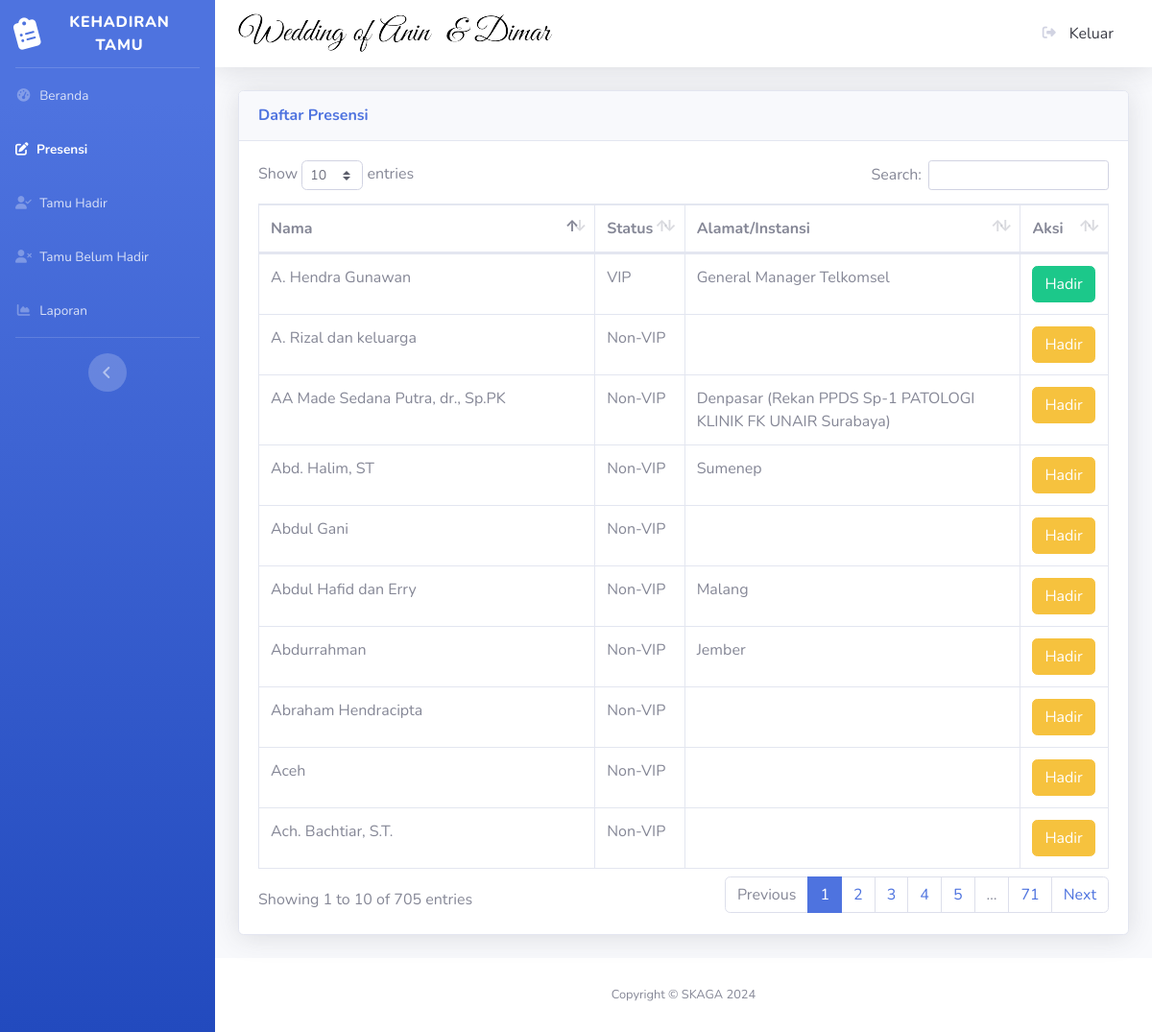
/presensi.php (signed in), run on the app's committed database.
### tables this page shows
CREATE TABLE `tamu` (
  `id_tamu` int(11) NOT NULL,
  `nama_tamu` varchar(225) NOT NULL,
  `alamat` varchar(225) NOT NULL,
  `status` enum('Non-VIP','VIP') NOT NULL,
  `kehadiran` enum('Hadir','Tidak Hadir') NOT NULL,
  `waktu` time NOT NULL
);

### presensi.php (the view, shortened to what this page needs)
<?php
include("ceklogin.php");
$ambiltamu = mysqli_query($koneksi, "SELECT * FROM tamu WHERE kehadiran='Tidak Hadir' ORDER BY status DESC");
?>
<!DOCTYPE html>
<html lang="en">
<head>
    <link href="vendor/fontawesome-free/css/all.min.css" rel="stylesheet" type="text/css">
    <link rel="stylesheet" href="https://cdnjs.cloudflare.com/ajax/libs/font-awesome/6.5.2/css/all.min.css" />
    <link href="css/sb-admin-2.min.css" rel="stylesheet">
    <link href="vendor/datatables/dataTables.bootstrap4.min.css" rel="stylesheet">
</head>
<body id="page-top">
    <div id="wrapper">
        <ul class="navbar-nav bg-gradient-primary sidebar sidebar-dark accordion" id="accordionSidebar">
            <a class="sidebar-brand d-flex align-items-center justify-content-center" href="index.php">
                <div class="sidebar-brand-icon rotate-n-15">
                    <i class="fa-solid fa-clipboard-list"></i>
                </div>
                <div class="sidebar-brand-text mx-3">KEHADIRAN TAMU</div>
            </a>
            <hr class="sidebar-divider my-0">
            <li class="nav-item">
                <a class="nav-link" href="index.php">
                    <i class="fas fa-fw fa-tachometer-alt"></i>
                    <span>Beranda</span></a>
            </li>
            <li class="nav-item active">
                <a class="nav-link" href="presensi.php">
                    <i class="fa-solid fa-pen-to-square"></i>
                    <span>Presensi</span></a>
            </li>
            <li class="nav-item">
                <a class="nav-link" href="absensi.php">
                <i class="fa-solid fa-user-check "></i>
                    <span>Tamu Hadir</span></a>
            </li>
            <li class="nav-item">
                <a class="nav-link" href="tidakhadir.php">
                <i class="fa-solid fa-user-xmark "></i>
                    <span>Tamu Belum Hadir</span></a>
            </li>
            <li class="nav-item">
                <a class="nav-link" href="laporan.php">
                    <i class="fas fa-fw fa-chart-area"></i>
                    <span>Laporan</span></a>
            </li>
            <hr class="sidebar-divider d-none d-md-block">
            <div class="text-center d-none d-md-inline">
                <button class="rounded-circle border-0" id="sidebarToggle"></button>
            </div>
        </ul>
        <div id="content-wrapper" class="d-flex flex-column">
            <div id="content">
                <nav class="navbar navbar-expand navbar-light bg-white topbar mb-4 static-top shadow">
                    <img src="img/header.png" alt="nikah">
                    <ul class="navbar-nav ml-auto">
                        <a class="dropdown-item" href="#" data-toggle="modal" data-target="#logoutModal">
                            <i class="fas fa-sign-out-alt fa-sm fa-fw mr-2 text-gray-400"></i>
                            Keluar
                        </a>
                    </ul>
                </nav>
                <div class="container-fluid">
                    <div class="card shadow mb-4">
                        <div class="card-header py-3">
                            <h6 class="m-0 font-weight-bold text-primary">Daftar Presensi</h6>
                        </div>
                        <div class="card-body">
                            <div class="table-responsive">
                                <table class="table table-bordered" id="dataTable" width="100%" cellspacing="0">
                                <thead>
                                        <tr>
                                            <th>Nama</th>
                                            <th>Status</th>
                                            <th>Alamat/Instansi</th>
                                            <th>Aksi</th>
                                        </tr>
                                    </thead>
                                    <tbody>
                                        <?php
                                        while ($p = mysqli_fetch_array($ambiltamu)) {
                                            $id_tamu = $p['id_tamu'];
                                            $nama_tamu = $p['nama_tamu'];
                                            $alamat = $p['alamat'];
                                            $status = $p['status'];
                                        ?>
                                        <tr data-id="<?= $id_tamu; ?>">
                                            <td><?= $nama_tamu; ?></td>
                                            <td><?= $status;?></td>
                                            <td><?= $alamat; ?></td>
                                            <td>
                                                <?php
                                                    if ($status == 'VIP') {
                                                        echo "<button class='btn btn-success'><a href='proses_presensi.php?id=" . $id_tamu . "' style='color: inherit; text-decoration: none;'>Hadir</a></button>";
                                                    } else {
                                                        echo "<button class='btn btn-warning'><a href='proses_presensi.php?id=" . $id_tamu . "' style='color: inherit; text-decoration: none;'>Hadir</a></button>";
                                                    }
                                                ?>
                                            </td>
                                        </tr>
                                        <?php
                                        }
                                        ?>
                                    </tbody>
                                </table>
                            </div>
                        </div>
                    </div>
            </div>
            <footer class="sticky-footer bg-white">
                <div class="container my-auto">
                    <div class="copyright text-center my-auto">
                        <span>Copyright &copy; SKAGA 2024</span>
                    </div>
                </div>
            </footer>
        </div>
    </div>
</body>
</html>

### data on the page
tamu: nama_tamu "A. Hendra Gunawan", status "VIP", alamat "General Manager Telkomsel"
tamu: nama_tamu "AA Made Sedana Putra, dr., Sp.PK", status "Non-VIP", alamat "Denpasar (Rekan PPDS Sp-1 PATOLOGI KLINIK FK UNAIR Surabaya)"
tamu: nama_tamu "Abd. Halim, ST", status "Non-VIP", alamat "Sumenep"
tamu: nama_tamu "Abdul Hafid dan Erry", status "Non-VIP", alamat "Malang"
tamu: nama_tamu "Aceh", status "Non-VIP"
tamu: nama_tamu "Abdurrahman", status "Non-VIP", alamat "Jember"
tamu: nama_tamu "Ach. Bachtiar, S.T.", status "Non-VIP"
tamu: nama_tamu "Abraham Hendracipta", status "Non-VIP"
tamu: nama_tamu "Abdul Gani", status "Non-VIP"
tamu: nama_tamu "A. Rizal dan keluarga", status "Non-VIP"
